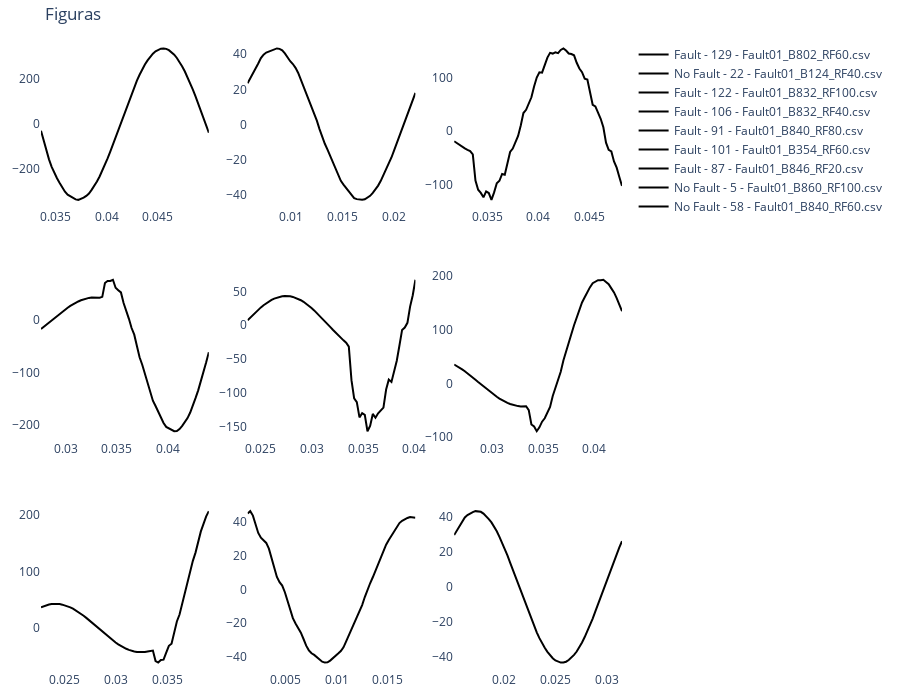

Source (notebook cell):
### Markdown cell above
##### 6.2. Plotly Plot

### Code cell
from plotly.subplots import make_subplots
import plotly.graph_objects as go

fs = 3840
dataset_plot = Form1Dataset(
    dataset_dir, max_window_idx=max_window_idx, signal_name=signal_name, test=True
)
plot_dataloader = DataLoader(dataset_plot, batch_size=train_batch_size, shuffle=True)

dataiter = iter(plot_dataloader)
signal_windows, t_windows, labels, csv_name, index, window_idx = next(dataiter)
print(len(csv_name))
print(window_idx.shape)
print(labels.shape)

print(labels.type())
x = model(signal_windows[0:9].to(device))
# x = x.detach()

# Crear Matriz de confusión
df = confusion_matrix(x, labels[0:9])
print(type(df))
print(df)

# figure = plt.figure(figsize=(10, 10))
cols, rows = 3, 3
fig = make_subplots(rows=rows, cols=cols)

label_to_text = {
    "0": "No Fault",
    "1": "Fault",
}

for i in range(0, cols * rows):

    col = i % cols
    row = i // cols
    label = label_to_text[str(int(labels[i, 0].item()))]
    win_idx = str(window_idx[i].item())
    fig.add_trace(
        go.Scatter(
            name=f"{label} - {win_idx} - {csv_name[i]}",
            x=t_windows[i, :],
            y=signal_windows[i, :, 0],
            marker_color="black",
        ),
        row=row + 1,
        col=col + 1,
    )

fig.update_layout(
    height=700,
    width=900,
    title_text="Figuras",
    margin={"b": 20, "t": 40, "l": 20, "r": 30},
    plot_bgcolor="rgba(0,0,0,0)",
    # paper_bgcolor="whitesmoke",
)
fig.show()
